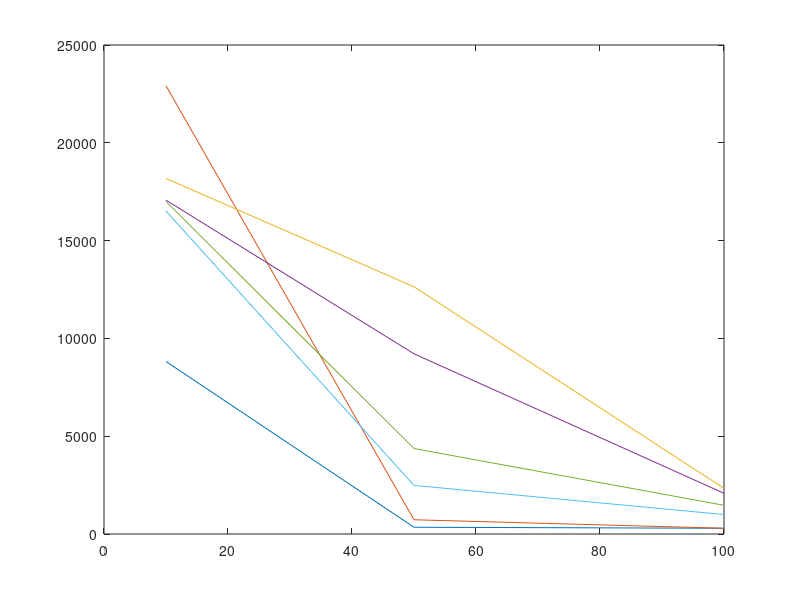
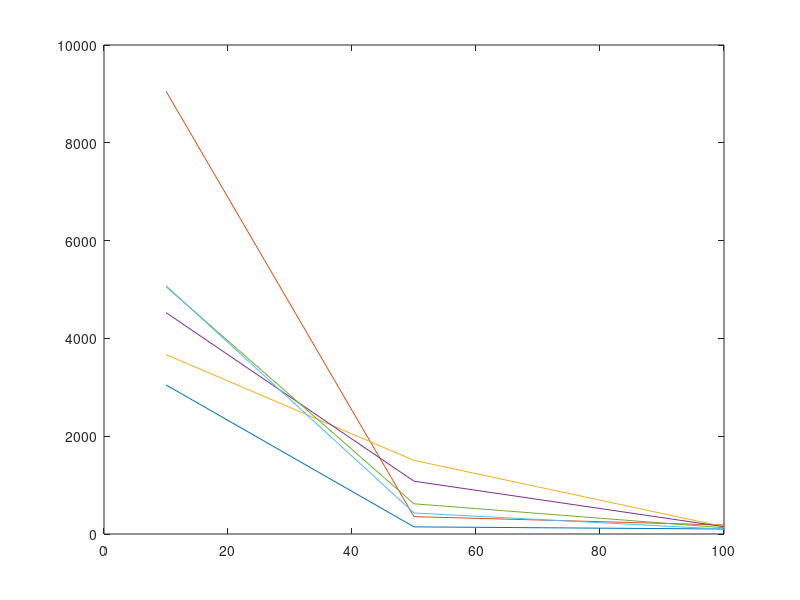

MATLAB code to generate these figures, in order:
%Nicholas Schroeder

close all;
clear all;
clc;

part1 = 0;
part2 = 1;

if part1 == 1
    %OPTIMAL REFRESH PARAMETERS
    ref = [1,5,10,25,50,100,200,500,1000,5000,10000];

    %Figure 
    pf_10 = [59292,22809,17996,16920,16611,16745,16809,17988,18839,34879,40227];
    pf_50 = [35299,15521,11317,5060,3212,1628,1009,613,528,470,495];
    pf_100 = [3953,2655,2269,1734,1153,746,625,440,417,394,381];

    plot(ref,pf_10);
    hold on;
    plot(ref,pf_50);
    hold on;
    plot(ref,pf_100);
end

%BEST ALGORITHM
if part2 == 1
   figure(1);
   
   ref = [10,50,100];
   
   opt_pf = [8820,346,294];
   fifo_pf = [22916,728,294];
   age_8_pf = [18174,12639,2333];
   age_16_pf = [17068,9213,2081];
   age_32_pf = [17001,4369,1467];
   age_64_pf = [16512,2486,995];
   
   plot(ref,opt_pf);
   hold on;
   plot(ref,fifo_pf);
   hold on;
   plot(ref,age_8_pf);
   hold on;
   plot(ref,age_16_pf);
   hold on;
   plot(ref,age_32_pf);
   hold on;
   plot(ref,age_64_pf);
   
   figure(2);
   
   ref = [10,50,100];
   
   opt_pf = [3049,146,102];
   fifo_pf = [9057,355,184];
   age_8_pf = [3670,1506,149];
   age_16_pf = [4528,1080,149];
   age_32_pf = [5060,618,127];
   age_64_pf = [5078,430,99];
   
   plot(ref,opt_pf);
   hold on;
   plot(ref,fifo_pf);
   hold on;
   plot(ref,age_8_pf);
   hold on;
   plot(ref,age_16_pf);
   hold on;
   plot(ref,age_32_pf);
   hold on;
   plot(ref,age_64_pf);
end
